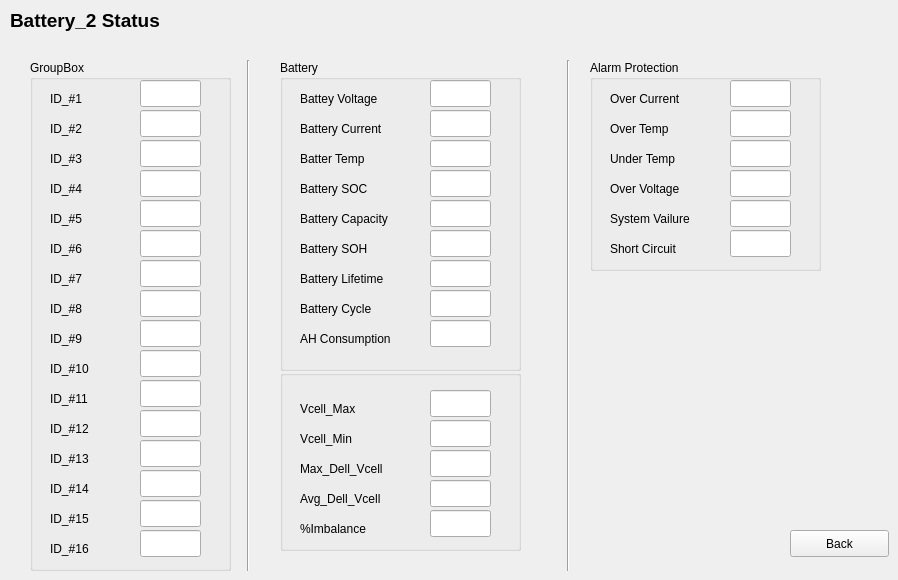
    <widget class="QWidget" name="page_3">
     <widget class="QPushButton" name="pushButton_3">
      <property name="geometry">
       <rect>
        <x>790</x>
        <y>530</y>
        <width>99</width>
        <height>27</height>
       </rect>
      </property>
      <property name="text">
       <string>Back</string>
      </property>
     </widget>
     <widget class="QLabel" name="label_50">
      <property name="geometry">
       <rect>
        <x>10</x>
        <y>10</y>
        <width>161</width>
        <height>21</height>
       </rect>
      </property>
      <property name="font">
       <font>
        <pointsize>14</pointsize>
        <weight>75</weight>
        <bold>true</bold>
       </font>
      </property>
      <property name="text">
       <string>Battery_2 Status</string>
      </property>
     </widget>
     <widget class="Line" name="line_4">
      <property name="geometry">
       <rect>
        <x>560</x>
        <y>60</y>
        <width>16</width>
        <height>511</height>
       </rect>
      </property>
      <property name="orientation">
       <enum>Qt::Vertical</enum>
      </property>
     </widget>
     <widget class="QGroupBox" name="groupBox_14">
      <property name="geometry">
       <rect>
        <x>280</x>
        <y>370</y>
        <width>241</width>
        <height>181</height>
       </rect>
      </property>
      <property name="title">
       <string/>
      </property>
      <widget class="QLabel" name="label_91">
       <property name="geometry">
        <rect>
         <x>20</x>
         <y>30</y>
         <width>121</width>
         <height>17</height>
        </rect>
       </property>
       <property name="text">
        <string>Vcell_Max</string>
       </property>
      </widget>
      <widget class="QLabel" name="label_92">
       <property name="geometry">
        <rect>
         <x>20</x>
         <y>60</y>
         <width>101</width>
         <height>17</height>
        </rect>
       </property>
       <property name="text">
        <string>Vcell_Min</string>
       </property>
      </widget>
      <widget class="QLabel" name="label_93">
       <property name="geometry">
        <rect>
         <x>20</x>
         <y>90</y>
         <width>111</width>
         <height>17</height>
        </rect>
       </property>
       <property name="text">
        <string>Max_Dell_Vcell</string>
       </property>
      </widget>
      <widget class="QLabel" name="label_94">
       <property name="geometry">
        <rect>
         <x>20</x>
         <y>120</y>
         <width>111</width>
         <height>17</height>
        </rect>
       </property>
       <property name="text">
        <string>Avg_Dell_Vcell</string>
       </property>
      </widget>
      <widget class="QLabel" name="label_95">
       <property name="geometry">
        <rect>
         <x>20</x>
         <y>150</y>
         <width>121</width>
         <height>17</height>
        </rect>
       </property>
       <property name="text">
        <string>%Imbalance</string>
       </property>
      </widget>
      <widget class="QLineEdit" name="lineEdit_73">
       <property name="geometry">
        <rect>
         <x>150</x>
         <y>20</y>
         <width>61</width>
         <height>27</height>
        </rect>
       </property>
      </widget>
      <widget class="QLineEdit" name="lineEdit_74">
       <property name="geometry">
        <rect>
         <x>150</x>
         <y>50</y>
         <width>61</width>
         <height>27</height>
        </rect>
       </property>
      </widget>
      <widget class="QLineEdit" name="lineEdit_75">
       <property name="geometry">
        <rect>
         <x>150</x>
         <y>80</y>
         <width>61</width>
         <height>27</height>
        </rect>
       </property>
      </widget>
      <widget class="QLineEdit" name="lineEdit_76">
       <property name="geometry">
        <rect>
         <x>150</x>
         <y>110</y>
         <width>61</width>
         <height>27</height>
        </rect>
       </property>
      </widget>
      <widget class="QLineEdit" name="lineEdit_77">
       <property name="geometry">
        <rect>
         <x>150</x>
         <y>140</y>
         <width>61</width>
         <height>27</height>
        </rect>
       </property>
      </widget>
     </widget>
     <widget class="QGroupBox" name="groupBox_15">
      <property name="geometry">
       <rect>
        <x>30</x>
        <y>60</y>
        <width>201</width>
        <height>511</height>
       </rect>
      </property>
      <property name="title">
       <string>GroupBox</string>
      </property>
      <widget class="QLabel" name="label_96">
       <property name="geometry">
        <rect>
         <x>20</x>
         <y>30</y>
         <width>121</width>
         <height>17</height>
        </rect>
       </property>
       <property name="text">
        <string>ID_#1</string>
       </property>
      </widget>
      <widget class="QLabel" name="label_97">
       <property name="geometry">
        <rect>
         <x>20</x>
         <y>60</y>
         <width>101</width>
         <height>17</height>
        </rect>
       </property>
       <property name="text">
        <string>ID_#2</string>
       </property>
      </widget>
      <widget class="QLabel" name="label_98">
       <property name="geometry">
        <rect>
         <x>20</x>
         <y>90</y>
         <width>111</width>
         <height>17</height>
        </rect>
       </property>
       <property name="text">
        <string>ID_#3</string>
       </property>
      </widget>
      <widget class="QLabel" name="label_99">
       <property name="geometry">
        <rect>
         <x>20</x>
         <y>120</y>
         <width>111</width>
         <height>17</height>
        </rect>
       </property>
       <property name="text">
        <string>ID_#4</string>
       </property>
      </widget>
      <widget class="QLabel" name="label_100">
       <property name="geometry">
        <rect>
         <x>20</x>
         <y>150</y>
         <width>121</width>
         <height>17</height>
        </rect>
       </property>
       <property name="text">
        <string>ID_#5</string>
       </property>
      </widget>
      <widget class="QLineEdit" name="lineEdit_78">
       <property name="geometry">
        <rect>
         <x>110</x>
         <y>20</y>
         <width>61</width>
         <height>27</height>
        </rect>
       </property>
      </widget>
      <widget class="QLineEdit" name="lineEdit_79">
       <property name="geometry">
        <rect>
         <x>110</x>
         <y>50</y>
         <width>61</width>
         <height>27</height>
        </rect>
       </property>
      </widget>
      <widget class="QLineEdit" name="lineEdit_80">
       <property name="geometry">
        <rect>
         <x>110</x>
         <y>80</y>
         <width>61</width>
         <height>27</height>
        </rect>
       </property>
      </widget>
      <widget class="QLineEdit" name="lineEdit_81">
       <property name="geometry">
        <rect>
         <x>110</x>
         <y>110</y>
         <width>61</width>
         <height>27</height>
        </rect>
       </property>
      </widget>
      <widget class="QLineEdit" name="lineEdit_82">
       <property name="geometry">
        <rect>
         <x>110</x>
         <y>140</y>
         <width>61</width>
         <height>27</height>
        </rect>
       </property>
      </widget>
      <widget class="QLabel" name="label_101">
       <property name="geometry">
        <rect>
         <x>20</x>
         <y>180</y>
         <width>121</width>
         <height>17</height>
        </rect>
       </property>
       <property name="text">
        <string>ID_#6</string>
       </property>
      </widget>
      <widget class="QLabel" name="label_102">
       <property name="geometry">
        <rect>
         <x>20</x>
         <y>210</y>
         <width>121</width>
         <height>17</height>
        </rect>
       </property>
       <property name="text">
        <string>ID_#7</string>
       </property>
      </widget>
      <widget class="QLabel" name="label_103">
       <property name="geometry">
        <rect>
         <x>20</x>
         <y>240</y>
         <width>121</width>
         <height>17</height>
        </rect>
       </property>
       <property name="text">
        <string>ID_#8</string>
       </property>
      </widget>
      <widget class="QLabel" name="label_104">
       <property name="geometry">
        <rect>
         <x>20</x>
         <y>270</y>
         <width>121</width>
         <height>17</height>
        </rect>
       </property>
       <property name="text">
        <string>ID_#9</string>
       </property>
      </widget>
      <widget class="QLabel" name="label_105">
       <property name="geometry">
        <rect>
         <x>20</x>
         <y>300</y>
         <width>121</width>
         <height>17</height>
        </rect>
       </property>
       <property name="text">
        <string>ID_#10</string>
       </property>
      </widget>
      <widget class="QLabel" name="label_106">
       <property name="geometry">
        <rect>
         <x>20</x>
         <y>330</y>
         <width>121</width>
         <height>17</height>
        </rect>
       </property>
       <property name="text">
        <string>ID_#11</string>
       </property>
      </widget>
      <widget class="QLabel" name="label_107">
       <property name="geometry">
        <rect>
         <x>20</x>
         <y>390</y>
         <width>121</width>
         <height>17</height>
        </rect>
       </property>
       <property name="text">
        <string>ID_#13</string>
       </property>
      </widget>
      <widget class="QLabel" name="label_108">
       <property name="geometry">
        <rect>
         <x>20</x>
         <y>360</y>
         <width>121</width>
         <height>17</height>
        </rect>
       </property>
       <property name="text">
        <string>ID_#12</string>
       </property>
      </widget>
      <widget class="QLabel" name="label_109">
       <property name="geometry">
        <rect>
         <x>20</x>
         <y>420</y>
         <width>121</width>
         <height>17</height>
        </rect>
       </property>
       <property name="text">
        <string>ID_#14</string>
       </property>
      </widget>
      <widget class="QLabel" name="label_110">
       <property name="geometry">
        <rect>
         <x>20</x>
         <y>450</y>
         <width>121</width>
         <height>17</height>
        </rect>
       </property>
       <property name="text">
        <string>ID_#15</string>
       </property>
      </widget>
      <widget class="QLabel" name="label_111">
       <property name="geometry">
        <rect>
         <x>20</x>
         <y>480</y>
         <width>121</width>
         <height>17</height>
        </rect>
       </property>
       <property name="text">
        <string>ID_#16</string>
       </property>
      </widget>
      <widget class="QLineEdit" name="lineEdit_83">
       <property name="geometry">
        <rect>
         <x>110</x>
         <y>290</y>
         <width>61</width>
         <height>27</height>
        </rect>
       </property>
      </widget>
      <widget class="QLineEdit" name="lineEdit_84">
       <property name="geometry">
        <rect>
         <x>110</x>
         <y>230</y>
         <width>61</width>
         <height>27</height>
        </rect>
       </property>
      </widget>
      <widget class="QLineEdit" name="lineEdit_85">
       <property name="geometry">
        <rect>
         <x>110</x>
         <y>260</y>
         <width>61</width>
         <height>27</height>
        </rect>
       </property>
      </widget>
      <widget class="QLineEdit" name="lineEdit_86">
       <property name="geometry">
        <rect>
         <x>110</x>
         <y>170</y>
         <width>61</width>
         <height>27</height>
        </rect>
       </property>
      </widget>
      <widget class="QLineEdit" name="lineEdit_87">
       <property name="geometry">
        <rect>
         <x>110</x>
         <y>200</y>
         <width>61</width>
         <height>27</height>
        </rect>
       </property>
      </widget>
      <widget class="QLineEdit" name="lineEdit_88">
       <property name="geometry">
        <rect>
         <x>110</x>
         <y>440</y>
         <width>61</width>
         <height>27</height>
        </rect>
       </property>
      </widget>
      <widget class="QLineEdit" name="lineEdit_89">
       <property name="geometry">
        <rect>
         <x>110</x>
         <y>380</y>
         <width>61</width>
         <height>27</height>
        </rect>
       </property>
      </widget>
      <widget class="QLineEdit" name="lineEdit_90">
       <property name="geometry">
        <rect>
         <x>110</x>
         <y>410</y>
         <width>61</width>
         <height>27</height>
        </rect>
       </property>
      </widget>
      <widget class="QLineEdit" name="lineEdit_91">
       <property name="geometry">
        <rect>
         <x>110</x>
         <y>320</y>
         <width>61</width>
         <height>27</height>
        </rect>
       </property>
      </widget>
      <widget class="QLineEdit" name="lineEdit_92">
       <property name="geometry">
        <rect>
         <x>110</x>
         <y>350</y>
         <width>61</width>
         <height>27</height>
        </rect>
       </property>
      </widget>
      <widget class="QLineEdit" name="lineEdit_93">
       <property name="geometry">
        <rect>
         <x>110</x>
         <y>470</y>
         <width>61</width>
         <height>27</height>
        </rect>
       </property>
      </widget>
     </widget>
     <widget class="QGroupBox" name="groupBox_16">
      <property name="geometry">
       <rect>
        <x>590</x>
        <y>60</y>
        <width>231</width>
        <height>211</height>
       </rect>
      </property>
      <property name="title">
       <string>Alarm Protection</string>
      </property>
      <widget class="QLabel" name="label_112">
       <property name="geometry">
        <rect>
         <x>20</x>
         <y>30</y>
         <width>121</width>
         <height>17</height>
        </rect>
       </property>
       <property name="text">
        <string>Over Current</string>
       </property>
      </widget>
      <widget class="QLabel" name="label_113">
       <property name="geometry">
        <rect>
         <x>20</x>
         <y>60</y>
         <width>101</width>
         <height>17</height>
        </rect>
       </property>
       <property name="text">
        <string>Over Temp</string>
       </property>
      </widget>
      <widget class="QLabel" name="label_114">
       <property name="geometry">
        <rect>
         <x>20</x>
         <y>90</y>
         <width>111</width>
         <height>17</height>
        </rect>
       </property>
       <property name="text">
        <string>Under Temp</string>
       </property>
      </widget>
      <widget class="QLabel" name="label_115">
       <property name="geometry">
        <rect>
         <x>20</x>
         <y>120</y>
         <width>111</width>
         <height>17</height>
        </rect>
       </property>
       <property name="text">
        <string>Over Voltage</string>
       </property>
      </widget>
      <widget class="QLabel" name="label_116">
       <property name="geometry">
        <rect>
         <x>20</x>
         <y>150</y>
         <width>121</width>
         <height>17</height>
        </rect>
       </property>
       <property name="text">
        <string>System Vailure</string>
       </property>
      </widget>
      <widget class="QLabel" name="label_117">
       <property name="geometry">
        <rect>
         <x>20</x>
         <y>180</y>
         <width>121</width>
         <height>17</height>
        </rect>
       </property>
       <property name="text">
        <string>Short Circuit</string>
       </property>
      </widget>
      <widget class="QLineEdit" name="lineEdit_94">
       <property name="geometry">
        <rect>
         <x>140</x>
         <y>20</y>
         <width>61</width>
         <height>27</height>
        </rect>
       </property>
      </widget>
      <widget class="QLineEdit" name="lineEdit_95">
       <property name="geometry">
        <rect>
         <x>140</x>
         <y>50</y>
         <width>61</width>
         <height>27</height>
        </rect>
       </property>
      </widget>
      <widget class="QLineEdit" name="lineEdit_96">
       <property name="geometry">
        <rect>
         <x>140</x>
         <y>80</y>
         <width>61</width>
         <height>27</height>
        </rect>
       </property>
      </widget>
      <widget class="QLineEdit" name="lineEdit_97">
       <property name="geometry">
        <rect>
         <x>140</x>
         <y>110</y>
         <width>61</width>
         <height>27</height>
        </rect>
       </property>
      </widget>
      <widget class="QLineEdit" name="lineEdit_98">
       <property name="geometry">
        <rect>
         <x>140</x>
         <y>140</y>
         <width>61</width>
         <height>27</height>
        </rect>
       </property>
      </widget>
      <widget class="QLineEdit" name="lineEdit_99">
       <property name="geometry">
        <rect>
         <x>140</x>
         <y>170</y>
         <width>61</width>
         <height>27</height>
        </rect>
       </property>
      </widget>
     </widget>
     <widget class="QGroupBox" name="groupBox_17">
      <property name="geometry">
       <rect>
        <x>280</x>
        <y>60</y>
        <width>241</width>
        <height>311</height>
       </rect>
      </property>
      <property name="title">
       <string>Battery</string>
      </property>
      <widget class="QLabel" name="label_118">
       <property name="geometry">
        <rect>
         <x>20</x>
         <y>30</y>
         <width>121</width>
         <height>17</height>
        </rect>
       </property>
       <property name="text">
        <string>Battey Voltage</string>
       </property>
      </widget>
      <widget class="QLabel" name="label_119">
       <property name="geometry">
        <rect>
         <x>20</x>
         <y>60</y>
         <width>141</width>
         <height>17</height>
        </rect>
       </property>
       <property name="text">
        <string>Battery Current</string>
       </property>
      </widget>
      <widget class="QLabel" name="label_120">
       <property name="geometry">
        <rect>
         <x>20</x>
         <y>90</y>
         <width>111</width>
         <height>17</height>
        </rect>
       </property>
       <property name="text">
        <string>Batter Temp</string>
       </property>
      </widget>
      <widget class="QLabel" name="label_121">
       <property name="geometry">
        <rect>
         <x>20</x>
         <y>120</y>
         <width>111</width>
         <height>17</height>
        </rect>
       </property>
       <property name="text">
        <string>Battery SOC</string>
       </property>
      </widget>
      <widget class="QLabel" name="label_122">
       <property name="geometry">
        <rect>
         <x>20</x>
         <y>150</y>
         <width>141</width>
         <height>17</height>
        </rect>
       </property>
       <property name="text">
        <string>Battery Capacity</string>
       </property>
      </widget>
      <widget class="QLabel" name="label_123">
       <property name="geometry">
        <rect>
         <x>20</x>
         <y>180</y>
         <width>141</width>
         <height>17</height>
        </rect>
       </property>
       <property name="text">
        <string>Battery SOH</string>
       </property>
      </widget>
      <widget class="QLabel" name="label_124">
       <property name="geometry">
        <rect>
         <x>20</x>
         <y>210</y>
         <width>141</width>
         <height>17</height>
        </rect>
       </property>
       <property name="text">
        <string>Battery Lifetime</string>
       </property>
      </widget>
      <widget class="QLabel" name="label_125">
       <property name="geometry">
        <rect>
         <x>20</x>
         <y>240</y>
         <width>141</width>
         <height>17</height>
        </rect>
       </property>
       <property name="text">
        <string>Battery Cycle</string>
       </property>
      </widget>
      <widget class="QLabel" name="label_126">
       <property name="geometry">
        <rect>
         <x>20</x>
         <y>270</y>
         <width>141</width>
         <height>17</height>
        </rect>
       </property>
       <property name="text">
        <string>AH Consumption</string>
       </property>
      </widget>
      <widget class="QLineEdit" name="lineEdit_100">
       <property name="geometry">
        <rect>
         <x>150</x>
         <y>20</y>
         <width>61</width>
         <height>27</height>
        </rect>
       </property>
      </widget>
      <widget class="QLineEdit" name="lineEdit_101">
       <property name="geometry">
        <rect>
         <x>150</x>
         <y>50</y>
         <width>61</width>
         <height>27</height>
        </rect>
       </property>
      </widget>
      <widget class="QLineEdit" name="lineEdit_102">
       <property name="geometry">
        <rect>
         <x>150</x>
         <y>80</y>
         <width>61</width>
         <height>27</height>
        </rect>
       </property>
      </widget>
      <widget class="QLineEdit" name="lineEdit_103">
       <property name="geometry">
        <rect>
         <x>150</x>
         <y>110</y>
         <width>61</width>
         <height>27</height>
        </rect>
       </property>
      </widget>
      <widget class="QLineEdit" name="lineEdit_104">
       <property name="geometry">
        <rect>
         <x>150</x>
         <y>140</y>
         <width>61</width>
         <height>27</height>
        </rect>
       </property>
      </widget>
      <widget class="QLineEdit" name="lineEdit_105">
       <property name="geometry">
        <rect>
         <x>150</x>
         <y>170</y>
         <width>61</width>
         <height>27</height>
        </rect>
       </property>
      </widget>
      <widget class="QLineEdit" name="lineEdit_106">
       <property name="geometry">
        <rect>
         <x>150</x>
         <y>200</y>
         <width>61</width>
         <height>27</height>
        </rect>
       </property>
      </widget>
      <widget class="QLineEdit" name="lineEdit_107">
       <property name="geometry">
        <rect>
         <x>150</x>
         <y>230</y>
         <width>61</width>
         <height>27</height>
        </rect>
       </property>
      </widget>
      <widget class="QLineEdit" name="lineEdit_108">
       <property name="geometry">
        <rect>
         <x>150</x>
         <y>260</y>
         <width>61</width>
         <height>27</height>
        </rect>
       </property>
      </widget>
     </widget>
     <widget class="Line" name="line_5">
      <property name="geometry">
       <rect>
        <x>240</x>
        <y>60</y>
        <width>16</width>
        <height>511</height>
       </rect>
      </property>
      <property name="orientation">
       <enum>Qt::Vertical</enum>
      </property>
     </widget>
    </widget>
